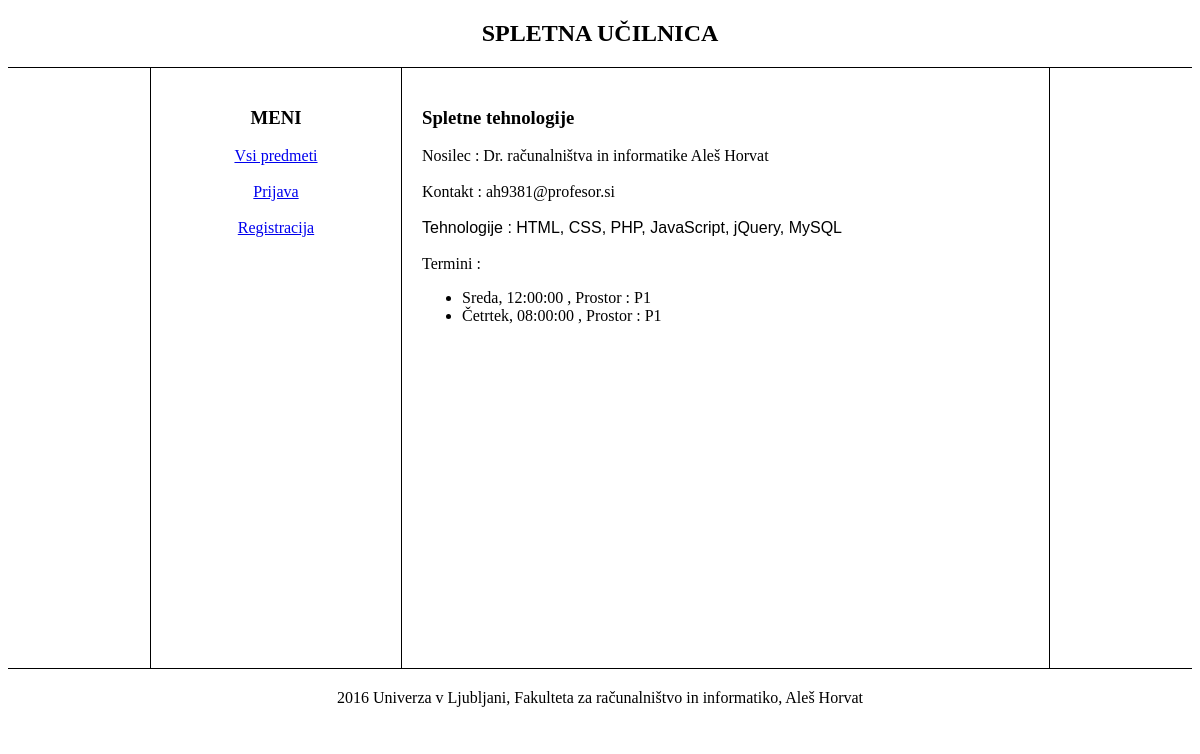
The page /Podrobnosti_predmeta.php?id=1 on the database its author committed.
### tables this page shows
CREATE TABLE `predmet` (
  `idPredmet` int(20) NOT NULL,
  `idProfesor` int(20) NOT NULL,
  `Opis` text NOT NULL,
  `Naslov` varchar(50) NOT NULL
);

CREATE TABLE `profesor` (
  `idProfesor` int(20) NOT NULL,
  `ime` varchar(50) NOT NULL,
  `priimek` varchar(50) NOT NULL,
  `datumRojstva` date NOT NULL,
  `naziv` varchar(50) NOT NULL,
  `geslo` varchar(50) NOT NULL,
  `email` varchar(50) NOT NULL
);

CREATE TABLE `termin` (
  `idTermin` int(20) NOT NULL,
  `cas` time NOT NULL,
  `dan` varchar(50) NOT NULL,
  `prostor` varchar(50) NOT NULL,
  `idPredmet` int(20) NOT NULL
);

### Podrobnosti_predmeta.php (the view, shortened to what this page needs)
<!DOCTYPE html>
<html>
<head>
	<link rel="stylesheet" type="text/css" href="styles/style.css">
</head>
<body>
	<header>
		<h2>SPLETNA UČILNICA</h2>
	</header>
	<div id="content">
		<div id="mainPage">
			<div id="leftSide">
				<h3>MENI</h3>
				<div id="menuLinks">
					<?php
						if(isset($_SESSION["prijava"]) && !empty($_SESSION["prijava"])){
							echo $_SESSION["prijava"] . "<br><br>";?>
							<a href="index.php">Vsi predmeti</a> <br><br>
							<a href="index.php?predmeti=moji">Moji predmeti</a> <br><br>
							<?php
							if($_SESSION["pravice"] == "profesor"){
								?><a href="DodajPredmet.php">Dodaj predmet</a> <br><br><?php
							}
							?>
							<a href="LogoutScript.php">Odjava</a> <br><br>
							<?php
						}else{
							?>
							<a href="index.php">Vsi predmeti</a> <br><br>
							<a href="Prijava.php">Prijava</a> <br><br>
							<a href="Registracija.php">Registracija</a> <br><br>
							<?php
						}
					?>
				</div>
			</div>
			<div style="text-align: left;" id="middle">
				<?php
				$db = DBInit::getInstance();
				$statement = $db->prepare("SELECT p.Naslov as naslov, p.Opis as opis, pr.Ime as ime, pr.Priimek as priimek, pr.email as email, pr.naziv as naziv FROM predmet p INNER JOIN profesor pr ON p.idProfesor = pr.idProfesor WHERE idPredmet = :id");
				$statement->bindParam(":id", $_GET["id"]);
				$statement->execute();
				$result = $statement->fetch();
				$statement2 = $db->prepare("SELECT cas as cas, dan as dan, prostor as prostor FROM termin WHERE idPredmet = :id");
				$statement2->bindParam(":id", $_GET["id"]);
				$statement2->execute();
				$result2 = $statement2->fetchAll();
				?>
				<h3><?php echo $result["naslov"] ?></h3>
				Nosilec : <?php echo $result["naziv"] . " " . $result["ime"] . " " . $result["priimek"] ?><br><br>
				Kontakt : <?php echo $result["email"] ?> <br><br>
				<div class="podrobnostiOpis">
					<?php echo $result["opis"] ?>
				</div>
				<br><br>Termini : <br>
				<ul>
				<?php
				foreach($result2 as $row){
					echo "<li>" . $row["dan"] . ", " . $row["cas"] . " , Prostor : " . $row["prostor"] . "</li>";
				}
				?>
				</ul>
			</div>
		</div>
	</div>
	<footer>
		2016 Univerza v Ljubljani, Fakulteta za računalništvo in informatiko, Aleš Horvat
	</footer>
</body>
</html>

### styles/style.css (style rules this page uses)
header { text-align: center; border-bottom: 1px solid black; }
footer { text-align: center; border-top: 1px solid black; padding-top: 20px; padding-bottom: 20px; }
#content { margin-left: auto; margin-right: auto; width: 900px; min-height: 600px; text-align: center; }
#mainPage { width: 888px; min-height: 600px; padding-right: 10px; margin-left: auto; margin-right: auto; border-left : 1px solid black; border-right : 1px solid black; }
#leftSide { float : left; min-height : 560px; width : 250px; padding-top: 20px; padding-bottom: 20px; border-right: 1px solid black; text-align: center; }
#middle { float : left; width : 597px; padding-left: 20px; padding-top : 20px; padding-right: 20px; }
.podrobnostiOpis { float : left; width : 585px; font-family: sans-serif; }

### rows shown on the page
predmet: Naslov "Spletne tehnologije", idProfesor.naziv "Dr. računalništva in informatike", idProfesor.ime "Aleš", idProfesor.priimek "Horvat", idProfesor.email "ah9381@profesor.si", Opis "Tehnologije : HTML, CSS, PHP, JavaScript, jQuery, MySQL"
termin: dan "Sreda", cas "12:00:00", prostor "P1"
termin: dan "Četrtek", cas "08:00:00", prostor "P1"
